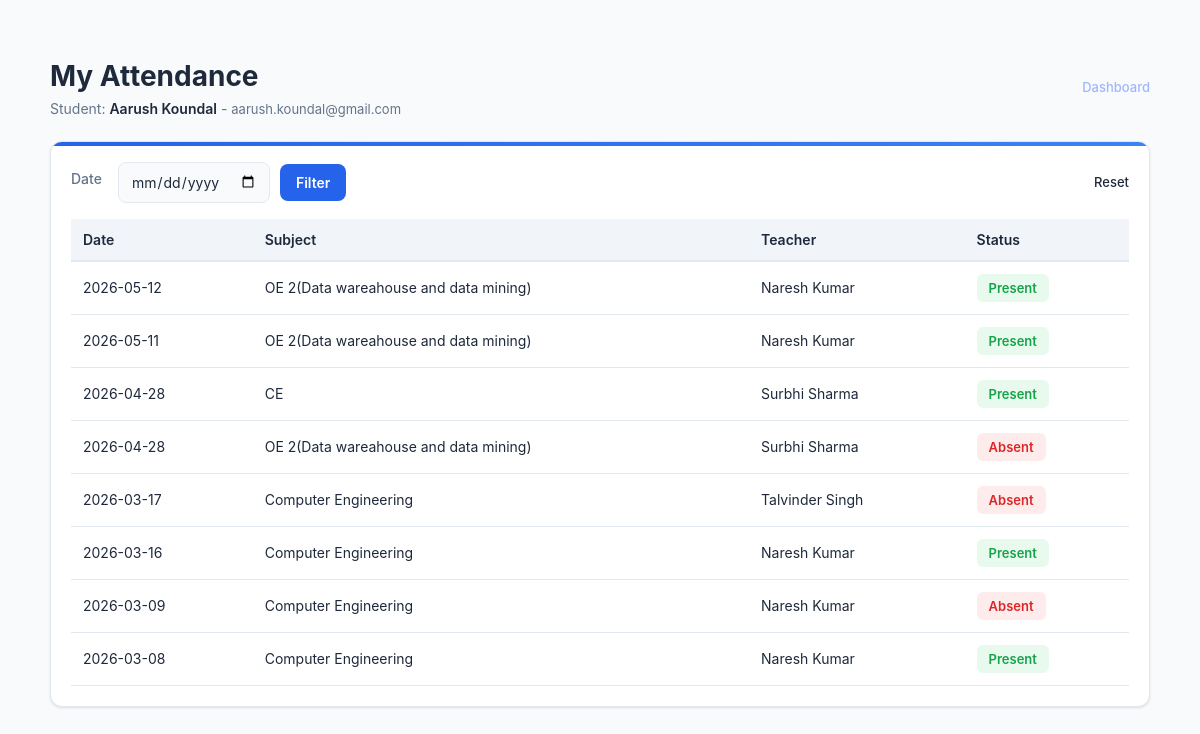
Page /student/attendance (signed in) on the committed database.
### app.py (models this page shows)
class User(db.Model):
    id = db.Column(db.Integer, primary_key=True)
    role = db.Column(db.String(20), nullable=False)
    name = db.Column(db.String(100), nullable=False)
    email = db.Column(db.String(100), unique=True, nullable=False)
    password = db.Column(db.String(200), nullable=False)
    roll_number = db.Column(db.String(20), nullable=True)
    branch = db.Column(db.String(100), nullable=True)
    semester = db.Column(db.String(20), nullable=True)
    department = db.Column(db.String(100), nullable=True)

class Attendance(db.Model):
    id = db.Column(db.Integer, primary_key=True)
    student_id = db.Column(db.Integer, db.ForeignKey("user.id"), nullable=False)
    teacher_id = db.Column(db.Integer, db.ForeignKey("user.id"), nullable=False)
    subject = db.Column(db.String(100), nullable=False)
    branch = db.Column(db.String(100), nullable=True)
    semester = db.Column(db.String(20), nullable=True)
    date = db.Column(db.Date, nullable=False, default=date.today)
    status = db.Column(db.String(20), nullable=False, default="absent")
    student = db.relationship(
        "User", foreign_keys=[student_id], backref="attendance_as_student"
    )
    teacher = db.relationship(
        "User", foreign_keys=[teacher_id], backref="attendance_as_teacher"
    )

### app.py (the view)
@app.route("/student/attendance")
def student_attendance():
    if session.get("role") != "student":
        abort(403)
    student = User.query.get(session.get("user_id"))
    records = (
        Attendance.query.filter_by(student_id=student.id)
        .order_by(Attendance.date.desc())
        .all()
    )
    for r in records:
        r.teacher_obj = User.query.get(r.teacher_id)
        r.display_subject = normalize_subject_name(r.subject)
    return render_template("student_attendance.html", student=student, records=records)

### app.py (called while the page is built)
def normalize_subject_name(subject_value):
    s = (subject_value or "").strip()
    if not s:
        return "Unknown"
    if s.lower() == "computer science":
        return "Computer Engineering"
    return s

### templates/student_attendance.html (shortened to what this page needs)
﻿<!DOCTYPE html>
<html lang="en">
<head>
  <link rel="stylesheet" href="{{ url_for('static', filename='style.css') }}">
</head>
<body>
  <div class="wrap">
    <div class="header">
      <div>
        <div class="title">My Attendance</div>
        <div class="meta">Student: <strong>{{ student.name }}</strong> - <span class="small">{{ student.email }}</span></div>
      </div>
      <div style="display:flex;gap:8px;align-items:center">
        <a href="{{ url_for('student_dashboard') }}" class="small" style="color:#9fb7ff;text-decoration:none">Dashboard</a>
      </div>
    </div>
    <div class="card">
      <form method="GET" class="filters" novalidate>
        <label class="small" style="margin-right:6px">Date</label>
        <input type="date" name="date" value="{{ request.args.get('date','') }}">
        <button class="btn" type="submit">Filter</button>
        <a href="{{ url_for('student_attendance') }}" class="small" style="margin-left:auto;text-decoration:none;color:var(--muted)">Reset</a>
      </form>
      {% if records %}
        <table>
          <thead>
            <tr><th>Date</th><th>Subject</th><th>Teacher</th><th>Status</th></tr>
          </thead>
          <tbody>
            {% for r in records %}
              <tr>
                <td>{{ r.date.strftime('%Y-%m-%d') if r.date else '' }}</td>
                <td>{{ r.display_subject or r.subject or '—' }}</td>
                <td>{{ r.teacher_obj.name if r.teacher_obj else ('#' ~ (r.teacher_id or '')) }}</td>
                <td>
                  <span class="status {% if (r.status or '').lower()=='present' %}present{% else %}absent{% endif %}">
                    {{ r.status }}
                  </span>
                </td>
              </tr>
            {% endfor %}
          </tbody>
        </table>
      {% else %}
        <p class="small" style="padding:12px 0">No attendance records found.</p>
      {% endif %}
    </div>
  </div>
</body>
</html>

### static/style.css (style rules this page uses)
* { margin: 0; padding: 0; box-sizing: border-box; }
:root { --primary: #2563eb; --primary-dark: #1e40af; --primary-light: #3b82f6; --primary-gradient: linear-gradient(135deg, #2563eb 0%, #3b82f6 100%); --secondary: #06b6d4; --secondary-gradient: linear-gradient(135deg, #06b6d4 0%, #0891b2 100%); --accent: #dc2626; --accent-warm: #ea580c; --accent-warm-gradient: linear-gradient(135deg, #ea580c 0%, #d97706 100%); --success: #16a34a; --success-gradient: linear-gradient(135deg, #16a34a 0%, #15803d 100%); --warning: #ca8a04; --warning-gradient: linear-gradient(135deg, #ca8a04 0%, #b45309 100%); --purple: #9333ea; --purple-gradient: linear-gradient(135deg, #9333ea 0%, #7c3aed 100%); --pink: #ec4899; --pink-gradient: linear-gradient(135deg, #ec4899 0%, #db2777 100%); --indigo: #4f46e5; --indigo-gradient: linear-gradient(135deg, #4f46e5 0%, #4338ca 100%); --bg-dark: #f8fafc; --bg-darker: #f1f5f9; --card-bg: #ffffff; --border-color: #e2e8f0; --text-light: #1e293b; --text-muted: #64748b; --text-dark: #334155; --shadow: 0 1px 3px rgba(0, 0, 0, 0.08), 0 1px 2px rgba(0, 0, 0, 0.04); --shadow-md: 0 4px 6px rgba(0, 0, 0, 0.1), 0 2px 4px rgba(0, 0, 0, 0.06); --shadow-lg: 0 10px 15px rgba(0, 0, 0, 0.1), 0 4px 6px rgba(0, 0, 0, 0.05); --radius: 8px; --font-sans: -apple-system, BlinkMacSystemFont, 'Segoe UI', 'Roboto', 'Oxygen', 'Ubuntu', 'Cantarell', sans-serif; }
body { font-family: var(--font-sans); background: var(--bg-dark); color: var(--text-light); line-height: 1.6; }
.btn { padding: 10px 20px; border: none; border-radius: var(--radius); font-family: inherit; font-size: 14px; font-weight: 500; cursor: pointer; transition: all 0.2s ease; text-decoration: none; display: inline-block; }
input, select, textarea { font-family: inherit; font-size: 14px; border: 1px solid var(--border-color); padding: 10px 12px; border-radius: var(--radius); background: var(--card-bg); color: var(--text-light); transition: all 0.2s ease; }
input::placeholder, select::placeholder, textarea::placeholder { color: var(--text-muted); }
.card { background: var(--card-bg); border-radius: var(--radius); padding: 20px; box-shadow: var(--shadow); border: 1px solid var(--border-color); }
table { width: 100%; border-collapse: collapse; }
thead { background: var(--bg-darker); border-bottom: 2px solid var(--border-color); }
th { padding: 12px; text-align: left; font-weight: 600; color: var(--text-light); }
td { padding: 12px; border-bottom: 1px solid var(--border-color); color: var(--text-dark); }
label { display: block; font-weight: 500; margin-bottom: 6px; color: var(--text-light); }
input, select { padding: 10px; border: 1px solid #ccc; border-radius: 6px; font-size: 14px; }
button { padding: 10px; background: #2575fc; color: #fff; border: none; border-radius: 6px; font-size: 16px; cursor: pointer; transition: background 0.3s; }
body { background: linear-gradient(135deg, #6a11cb 0%, #2575fc 100%); font-family: "Poppins", Arial, sans-serif; }
.card { background: #fff; border-radius: 10px; box-shadow: 0 4px 8px rgba(0, 0, 0, 0.1); padding: 20px; margin: 20px 0; }
.card a { color: #2575fc; text-decoration: none; font-weight: bold; }

### rows in the picture
User: name "Aarush Koundal", email "aarush.koundal@gmail.com"
Attendance: date "2026-05-12", subject "OE 2(Data wareahouse and data mining)", teacher_obj "Naresh Kumar", status "Present"
Attendance: date "2026-05-11", subject "OE 2(Data wareahouse and data mining)", teacher_obj "Naresh Kumar", status "Present"
Attendance: date "2026-04-28", subject "CE", teacher_obj "Surbhi Sharma", status "Present"
Attendance: date "2026-04-28", subject "OE 2(Data wareahouse and data mining)", teacher_obj "Surbhi Sharma", status "Absent"
Attendance: date "2026-03-17", branch "Computer Engineering", teacher_obj "Talvinder Singh", status "Absent"
Attendance: date "2026-03-16", display_subject "Computer Engineering", teacher_obj "Naresh Kumar", status "Present"
Attendance: date "2026-03-09", display_subject "Computer Engineering", teacher_obj "Naresh Kumar", status "Absent"
Attendance: date "2026-03-08", display_subject "Computer Engineering", teacher_obj "Naresh Kumar", status "Present"
